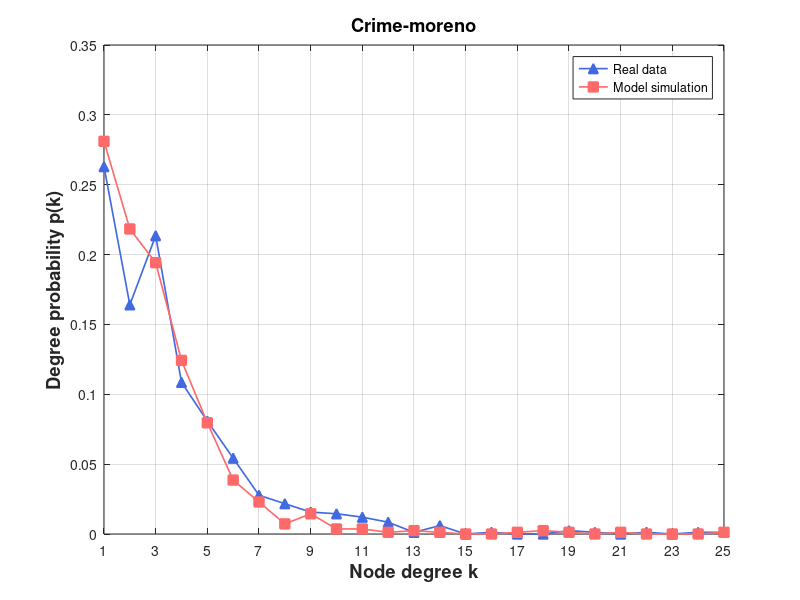

MATLAB code to generate this figure:
% Create some data
% 定义度数直方图

degree_hist1 = [0, 218, 136, 177, 90, 67, 45, 23, 18, 13, 12, 10, 7, 1, 5, 0, 1, 0, 0, 2, 1, 0, 1, 0, 1, 1];
degree_hist2 = [0, 233, 181, 161, 103, 66, 32, 19, 6, 12, 3, 3, 1, 2, 1, 0, 0, 1, 2, 1, 0, 1, 0, 0, 0, 1];

% 将度数直方图转换为浮点型数组

degree_hist1 = double(degree_hist1);
degree_hist2 = double(degree_hist2);

degree1 = degree_hist1(2:end);
degree2 = degree_hist2(2:end);
% 计算度数概率
degree_prob1 = degree1 / sum(degree1);
degree_prob2 = degree2 / sum(degree2);

figure

set(gca, 'FontSize', 12);

  
plot(1:length(degree_prob1), degree_prob1, '^-','Color',[65/256,105/256,225/256],'LineWidth',1.2,'Markersize',7,'MarkerFaceColor',[65/256,105/256,225/256])

hold on
%plot(eb, predictionData,'ro-','LineWidth',1.2,'Markersize',7,'MarkerFaceColor','r')
%plot(eb, predictionData, 's-','Color',[171/256,130/256,255/256],'LineWidth',1.2,'Markersize',7,'MarkerFaceColor',[171/256,130/256,255/256]) 
%plot(eb, epsilon7, 's-','Color',[0/256,206/256,209/256],'LineWidth',1.2,'Markersize',7,'MarkerFaceColor',[0/256,206/256,209/256])

%plot(eb, size700, 's-','Color',[171/256,130/256,255/256],'LineWidth',1.2,'Markersize',7,'MarkerFaceColor',[171/256,130/256,255/256]) %Purple
plot(1:length(degree_prob2), degree_prob2, 's-','Color',[255/256,106/256,106/256],'LineWidth',1.2,'Markersize',7,'MarkerFaceColor',[255/256,106/256,106/256])



% Turn on the grid
grid on

% Add title and axis labels
%title('Performance of Baseband QPSK')
xlabel('Node degree k','FontSize',13.2,'FontWeight','bold')
ylabel('Degree probability p(k)','FontSize',13.2,'FontWeight','bold')
legend('Real data', 'Model simulation')
% title('Wikibooks (Initial)', 'FontSize', 13.2, 'FontWeight', 'bold')
title('Crime-moreno', 'FontSize', 13.2, 'FontWeight', 'bold')
% axis([0.03 1.02 0 0.35])
%set(gca,'xtick',[xmin:step:xmax])
% set(gca,'xtick',[1:1000:11000])
set(gca,'xtick', 1:2:max(length(degree_prob1),length(degree_prob2)))
% set(gca,'xticklabels',{'0','0.16','0.32','0.48','0.64','0.80'});
%set(gca,'ytick',[0:0.05:0.35])
xlim([1 max(length(degree_prob1),length(degree_prob2))])
%set(gca,'xscale','log')